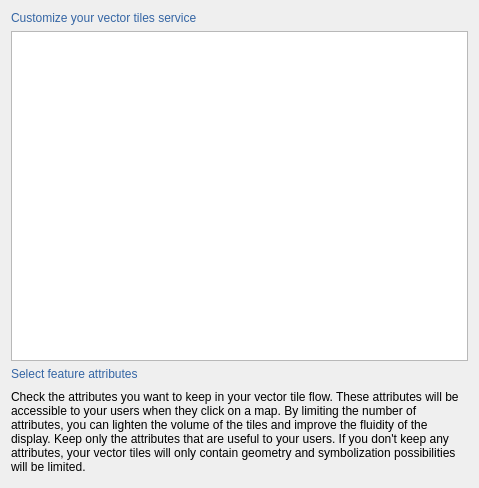
<?xml version="1.0" encoding="UTF-8"?>
<ui version="4.0">
 <class>UploadEditionPageWizard</class>
 <widget class="QWizardPage" name="UploadEditionPageWizard">
  <property name="geometry">
   <rect>
    <x>0</x>
    <y>0</y>
    <width>479</width>
    <height>488</height>
   </rect>
  </property>
  <property name="windowTitle">
   <string>Tile generation layers and attributes</string>
  </property>
  <property name="locale">
   <locale language="English" country="UnitedStates"/>
  </property>
  <layout class="QGridLayout" name="gridLayout" rowstretch="0,0,0,0">
   <item row="1" column="0">
    <widget class="QTreeView" name="tw_table_relation"/>
   </item>
   <item row="0" column="0">
    <widget class="QLabel" name="lbl_attributes">
     <property name="autoFillBackground">
      <bool>true</bool>
     </property>
     <property name="styleSheet">
      <string notr="true">font: 75 13pt &quot;Ubuntu Condensed&quot;;
color: rgb(52, 101, 164);</string>
     </property>
     <property name="text">
      <string>Customize your vector tiles service</string>
     </property>
    </widget>
   </item>
   <item row="3" column="0">
    <widget class="QLabel" name="lbl_description">
     <property name="minimumSize">
      <size>
       <width>400</width>
       <height>90</height>
      </size>
     </property>
     <property name="styleSheet">
      <string notr="true">font: 75 10pt &quot;Ubuntu Condensed&quot;;</string>
     </property>
     <property name="text">
      <string>Check the attributes you want to keep in your vector tile flow. These attributes will be accessible to your users when they click on a map. By limiting the number of attributes, you can lighten the volume of the tiles and improve the fluidity of the display. Keep only the attributes that are useful to your users. If you don't keep any attributes, your vector tiles will only contain geometry and symbolization possibilities will be limited.</string>
     </property>
     <property name="wordWrap">
      <bool>true</bool>
     </property>
    </widget>
   </item>
   <item row="2" column="0">
    <widget class="QLabel" name="lbl_choose">
     <property name="styleSheet">
      <string notr="true">font: 75 13pt &quot;Ubuntu Condensed&quot;;
color: rgb(52, 101, 164);</string>
     </property>
     <property name="text">
      <string>Select feature attributes</string>
     </property>
    </widget>
   </item>
  </layout>
 </widget>
 <resources/>
 <connections/>
</ui>
